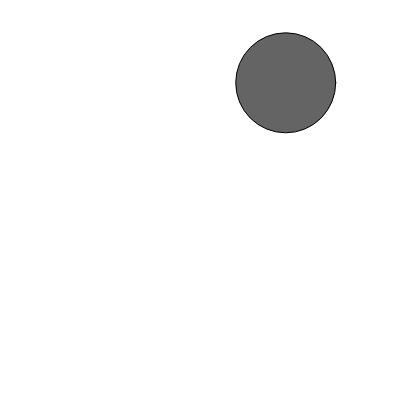
Frame 1 (no input)
Frame 60 (no input): identical to frame 1, image omitted
Frame 120 (the mouse pressed at the canvas centre since frame 60): identical to frame 1, image omitted

The p5.js sketch that drew this single still picture (run headless with seeded random() and noise() and a simulated clock; from frame 60 on, the mouse is pressed at the canvas centre):

// p5.js sketch
// ── sketch.js
var bubble0;

function setup() {
  createCanvas(400, 400);
  bubble0 = new bubbles(random(width), random(height), 100)
}

function draw() {
  background(255);
  bubble0.display();
}

function bubbles(tempX, tempY, tempDiameter) {

  this.x = tempX;
  this.y = tempY;
  this.diameter = tempDiameter;

  this.display = function() {
    fill(100);
    ellipse(this.x, this.y, this.diameter, this.diameter);
  }

}
